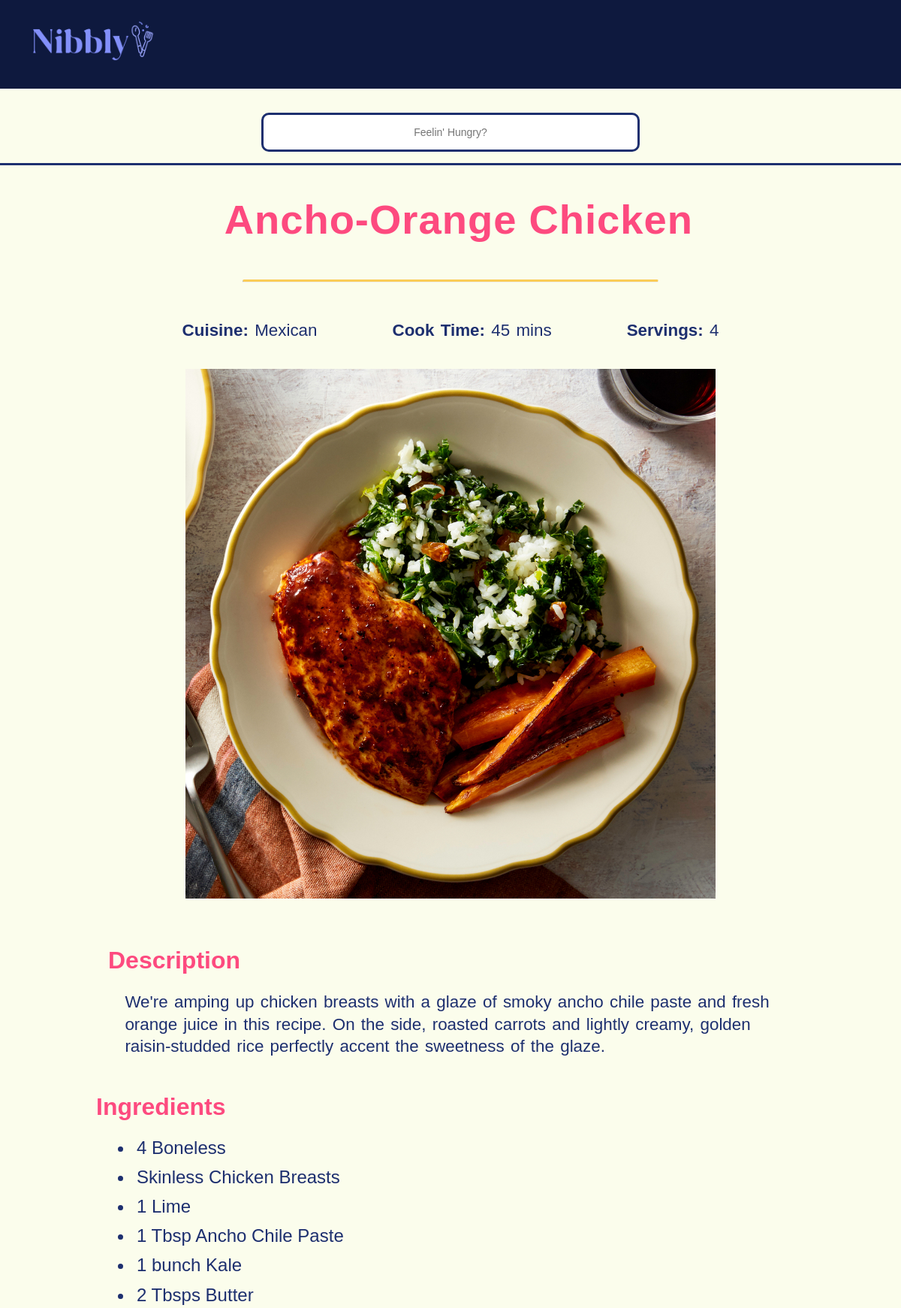
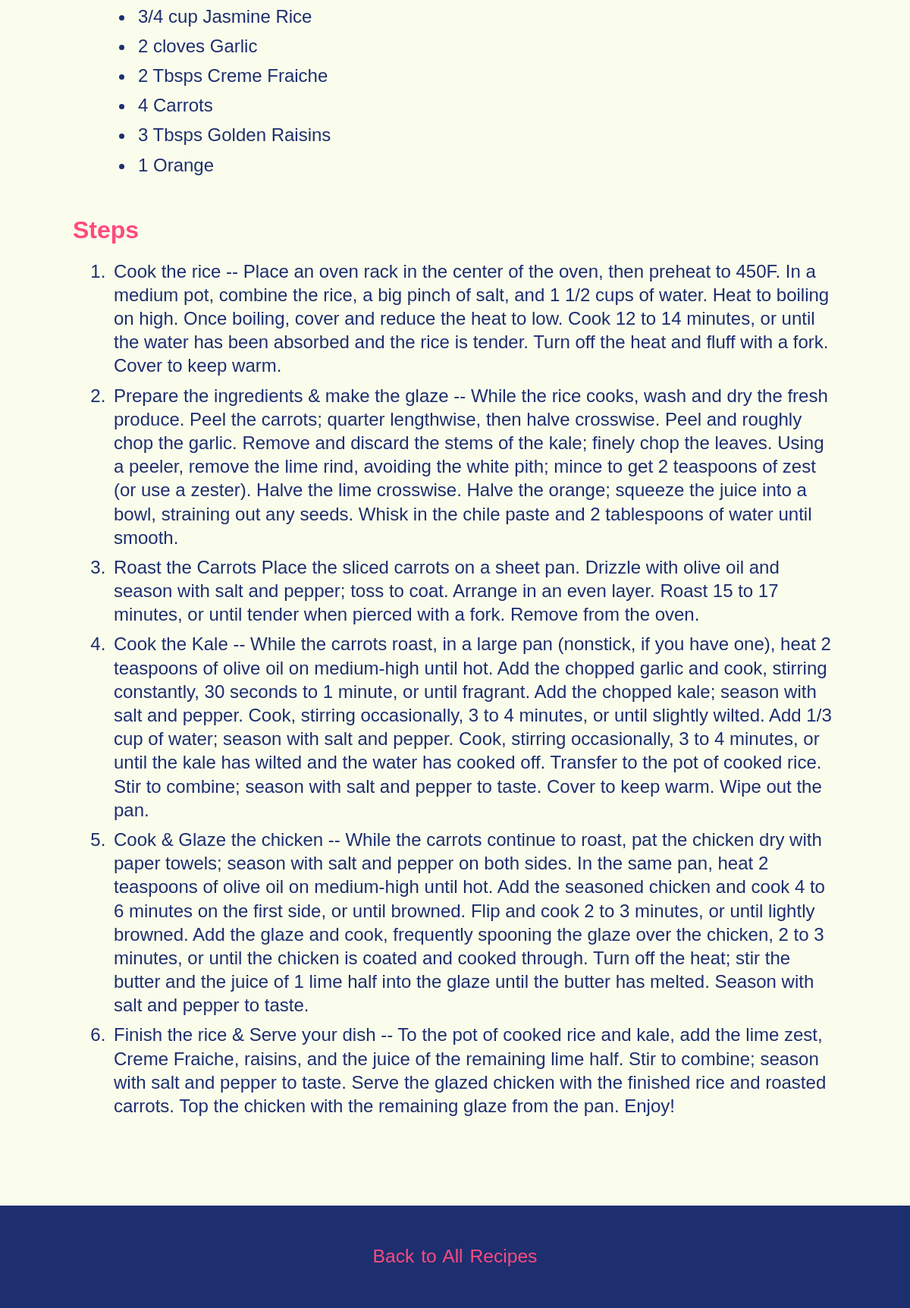
Screenshot of /new-recipe.php?id=1 with the database file from the repository (2 pictures, top to bottom).
### tables this page shows
CREATE TABLE `recipes_list` (
  `id` int NOT NULL,
  `recipe_name` varchar(100) DEFAULT NULL,
  `recipe_subtitle` varchar(100) DEFAULT NULL,
  `cuisine` varchar(100) DEFAULT NULL,
  `protein` varchar(100) DEFAULT NULL,
  `cook_time` int DEFAULT NULL,
  `servings` int DEFAULT NULL,
  `description` text,
  `ingredients` varchar(1000) DEFAULT NULL,
  `steps` text
);

### new-recipe.php (the view, shortened to what this page needs)
<?php
require_once 'db_connection.php';
$searchTerm = isset($_GET['search']) ? htmlspecialchars($_GET['search']) : '';
if (empty($searchTerm) && isset($_GET['id']) && is_numeric($_GET['id']) && (int)$_GET['id'] > 0) {
    $recipe_id = (int)$_GET['id'];
    $sql = "SELECT recipe_name FROM recipes_list WHERE id = ?";
    $stmt = $conn->prepare($sql);
    if ($stmt) {
        $stmt->bind_param("i", $recipe_id);
        $stmt->execute();
        $result = $stmt->get_result();
        if ($result->num_rows > 0) {
            $recipe = $result->fetch_assoc();
        }
    }
}
?>
<!DOCTYPE html>
<html lang="en">
<head>
    <link rel="stylesheet" href="css/normalize.css">
    <link rel="stylesheet" href="css/style.css">
</head>
<body>
<?php include 'header.php'; ?>
<div class="recipe-div">
<?php
if (!empty($searchTerm)) {
    echo '<h2>Search Results for "' . htmlspecialchars($searchTerm) . '"</h2>';
    echo '<div class="recipe-grid">';
    handleSearch($searchTerm, $conn);
    echo '</div>';
} else {
    $recipe_id = (int)$_GET['id'];
    $sql = "SELECT * FROM recipes_list WHERE id = ?";
    $stmt = $conn->prepare($sql);
    $stmt->bind_param("i", $recipe_id);
    $stmt->execute();
    $result = $stmt->get_result();
    if ($result->num_rows > 0) {
        $recipe = $result->fetch_assoc();
    } else {
        $stmt->close();
        $conn->close();
        die("Recipe not found. Please go back and try again.");
    }
    ?>
    <h2 class="recipe-header"><?php echo htmlspecialchars($recipe['recipe_name']); ?></h2>
    <hr class="solid">
    <div class="recipe-details">
        <div class="details-row">
            <p><strong>Cuisine:</strong> <?php echo htmlspecialchars($recipe['cuisine'] ?? 'N/A'); ?></p>
            <p><strong>Cook Time:</strong> <?php echo htmlspecialchars($recipe['cook_time'] ?? 'N/A'); ?> mins</p>
            <p><strong>Servings:</strong> <?php echo htmlspecialchars($recipe['servings'] ?? 'N/A'); ?></p>
        </div>
    </div>
    <div class="ingredients-div">
        <div class="ingredients-image">
            <?php
            $image_path = "images/recipes/{$recipe['id']}.jpg";
            ?>
            <img class="showcase-image" src="<?php echo $image_path; ?>" alt="<?php echo htmlspecialchars($recipe['recipe_name']); ?>">
        </div>
        <div class="blurb-div">
            <h3>Description</h3>
            <p><?php echo htmlspecialchars($recipe['description'] ?? 'No description provided.'); ?></p>
        </div>
        <div class="ingredients-list">
            <h3>Ingredients</h3>
            <ul>
                <?php
                if (!empty($recipe['ingredients'])) {
                    $ingredients = explode(',', $recipe['ingredients']);
                    foreach ($ingredients as $ingredient) {
                        echo "<li>" . htmlspecialchars(trim($ingredient)) . "</li>";
                    }
                } else {
                    echo "<li>No ingredients available.</li>";
                }
                ?>
            </ul>
        </div>
    </div>
    <div class="blurb-div">
        <h3>Steps</h3>
        <ol>
            <?php
            if (!empty($recipe['steps'])) {
                $steps = explode('*', $recipe['steps']);
                foreach ($steps as $step) {
                    echo "<li>" . htmlspecialchars(trim($step)) . "</li>";
                }
            } else {
                echo "<li>No steps available.</li>";
            }
            ?>
        </ol>
    </div>
    <?php
}
?>
</div>
<footer>
    <p><a href="all-recipes.php">Back to All Recipes</a></p>
</footer>
</body>
</html>

### header.php (shortened to what this page needs)
<div class="fixed-container">
<div class="search-bar">
  <header class="header">
  <a href="index.php" class="logo"><img src="images/nibbly-logo.png" alt="Nibbly Logo"></a>
  </header>
  <div class="topnav">
    <div class="search-container">
      <form action="index.php" method="GET">
        <input type="text" placeholder="Feelin' Hungry?" name="search" value="<?php echo htmlspecialchars($searchTerm); ?>">
      </form>
    </div>
  </div>
</div>
</div>

### css/style.css (style rules this page uses)
* { padding: 0; margin: 0; box-sizing: border-box; }
:root { --pearl-powder: #FBFDEC; --eclipse: #0E193E; --flamingo-: #FD4A7F; --mustard-: #FAC748; --orchid-: #8390FA; --nightlife: #1D2F6F; --font-title: 'funtonalie', Georgia, 'Times New Roman', Times, serif; --font-light: 'fustat-light', Arial, Helvetica, sans-serif; --font-text: 'fustat', Arial, Helvetica, sans-serif; --font-bold: 'fustat', Arial, Helvetica, sans-serif; }
body { background-color: var(--pearl-powder); margin: 0; padding-top: 150px; }
h2 { font-family: var(--font-light); font-size: 380%; color: var(--flamingo-); letter-spacing: 1px; text-align: center; margin: 1.5em 0 -0.5em 0; padding: 12px 0 40px 0; }
h3 { font-family: var(--font-light); font-size: 200%; color: var(--flamingo-); margin: 0.5em 0; }
li { font-family: var(--font-light); font-size: 150%; color: var(--nightlife); line-height: 1.3; padding: 4px; margin-left: 50px; }
p { font-family: var(--font-text); font-size: 140%; color: var(--nightlife); word-spacing: 2px; line-height: 1.3; margin: 3em 6em; max-width: 115ch; }
a { text-decoration: none; color: var(--flamingo-); font-family: 'fustat', Arial, Helvetica, sans-serif; font-size: 110%; }
footer { display: flex; justify-content: center; align-items: center; text-align: center; background-color: var(--nightlife); font-family: var(--font-title), Arial, Helvetica, sans-serif; padding: 2px; margin: 4em 0 0 0; }
footer p { color: var(--flamingo-); margin: 2.2em 0; }
form { width: 30%; display: flex; justify-content: center; }
.search-container { display: flex; justify-content: center; }
.topnav { padding: 15px 0; background-color: var(--pearl-powder); border-bottom: 3px solid var(--nightlife); }
.fixed-container { position: fixed; top: 0; width: 100%; z-index: 100; }
.topnav input[type="text"] { padding: 10px; font-size: 14px; border-radius: 8px; border: 2px solid var(--nightlife); width: 70%; max-width: 600px; }
hr.solid { border-top: 3px solid var(--mustard-); border-radius: 4px; width: 50%; margin: -1em auto; opacity: 0.9; }
.recipe-div { display: flex; flex-direction: column; justify-content: left; align-items: center; margin: 3em 3em; }
.recipe-header { text-align: center; font-size: 3.4rem; margin: 0.8em 0 0 0.4em; color: var(--flamingo-); padding: 0; padding-top: 20px; }
.ingredients-list { margin: 1em 2em; }
.blurb-div { margin: 1em 3em 3em 3em; }
.blurb-div p { margin: 1em 1em; }
.blurb-div li { font-family: var(--font-text); }
.ingredients-div { align-items: center; margin: 0 3em; }
.ingredients-image { display: flex; align-items: center; justify-content: center; margin-bottom: 4em; }
.recipe-details { text-align: center; margin-bottom: 2em; font-size: 1.1rem; color: var(--nightlife); }
.recipe-details .details-row { display: flex; justify-content: space-between; margin: 0; }
.details-row { display: flex; justify-content: center; gap: 100px; text-align: center; flex-wrap: wrap; }
.details-row p { font-size: 1.4rem; margin: 0; line-height: 1.4; flex: 1; white-space: nowrap; }
.showcase-image { width: 70%; height: auto; }
.search-bar { background-color: var(--eclipse); }
.header { display: flex; align-items: center; padding: 10px 20px 5px 20px; margin: 0; }
.header .logo { float: left; padding-top: 15px; margin-top: -1em; text-decoration: none; position: relative; }
.logo img { margin-top: 1em; width: 87%; height: auto; }
@media screen and (min-width: 1200px) { hr.solid { margin: 3em 8em; } }
@media screen and (max-width: 1200px) { hr.solid { margin: 3em 8em; } }
@media screen and (max-width: 1200px) { .recipe-div { flex-direction: column; margin: 3em; column-gap: 20px; } }
@media screen and (max-width: 1200px) { .topnav input[type=text] { padding: 15px 8em; margin-top: 1.2em; font-size: 14px; text-align: center; border-radius: 10px; border: 3px solid var(--nightlife); } }
@media screen and (max-width: 1200px) { form { width: 60%; display: flex; justify-content: center; } }

### rows the page displays
recipes_list: recipe_name "Ancho-Orange Chicken", cuisine "Mexican", cook_time "45", servings "4", description "We're amping up chicken breasts with a glaze of smoky ancho chile paste and fresh orange juice in this recipe. On the side, roasted carrots and lightly creamy, golden raisin-studded rice perfectly accent the sweetness of the glaze.", ingredients "4 Boneless", ingredients "Skinless Chicken Breasts", ingredients "1 Lime", ingredients "1 Tbsp Ancho Chile Paste", ingredients "1 bunch Kale", ingredients "2 Tbsps Butter", ingredients "3/4 cup Jasmine Rice", ingredients "2 cloves Garlic", ingredients "2 Tbsps Creme Fraiche", ingredients "4 Carrots", ingredients "3 Tbsps Golden Raisins", ingredients "1 Orange", steps "Cook the rice -- Place an oven rack in the center of the oven, then preheat to 450F. In a medium pot, combine the rice, a big pinch of salt, and 1 1/2 cups of water. Heat to boiling on high. Once boiling, cover and reduce the heat to low. Cook 12 to 14 minutes, or until the water has been absorbed and the rice is tender. Turn off the heat and fluff with a fork. Cover to keep warm.", steps "Prepare the ingredients & make the glaze -- While the rice cooks, wash and dry the fresh produce. Peel the carrots; quarter lengthwise, then halve crosswise. Peel and roughly chop the garlic. Remove and discard the stems of the kale; finely chop the leaves. Using a peeler, remove the lime rind, avoiding the white pith; mince to get 2 teaspoons of zest (or use a zester). Halve the lime crosswise. Halve the orange; squeeze the juice into a bowl, straining out any seeds. Whisk in the chile paste and 2 tablespoons of water until smooth.", steps "Roast the Carrots Place the sliced carrots on a sheet pan. Drizzle with olive oil and season with salt and pepper; toss to coat. Arrange in an even layer. Roast 15 to 17 minutes, or until tender when pierced with a fork. Remove from the oven.", steps "Cook the Kale -- While the carrots roast, in a large pan (nonstick, if you have one), heat 2 teaspoons of olive oil on medium-high until hot. Add the chopped garlic and cook, stirring constantly, 30 seconds to 1 minute, or until fragrant. Add the chopped kale; season with salt and pepper. Cook, stirring occasionally, 3 to 4 minutes, or until slightly wilted. Add 1/3 cup of water; season with salt and pepper. Cook, stirring occasionally, 3 to 4 minutes, or until the kale has wilted and the water has cooked off. Transfer to the pot of cooked rice. Stir to combine; season with salt and pepper to taste. Cover to keep warm. Wipe out the pan.", steps "Cook & Glaze the chicken -- While the carrots continue to roast, pat the chicken dry with paper towels; season with salt and pepper on both sides. In the same pan, heat 2 teaspoons of olive oil on medium-high until hot. Add the seasoned chicken and cook 4 to 6 minutes on the first side, or until browned. Flip and cook 2 to 3 minutes, or until lightly browned. Add the glaze and cook, frequently spooning the glaze over the chicken, 2 to 3 minutes, or until the chicken is coated and cooked through. Turn off the heat; stir the butter and the juice of 1 lime half into the glaze until the butter has melted. Season with salt and pepper to taste.", steps "Finish the rice & Serve your dish -- To the pot of cooked rice and kale, add the lime zest, Creme Fraiche, raisins, and the juice of the remaining lime half. Stir to combine; season with salt and pepper to taste. Serve the glazed chicken with the finished rice and roasted carrots. Top the chicken with the remaining glaze from the pan. Enjoy!"
